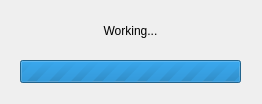
<?xml version="1.0" encoding="UTF-8"?>
<ui version="4.0">
 <class>Dialog</class>
 <widget class="QDialog" name="Dialog">
  <property name="geometry">
   <rect>
    <x>0</x>
    <y>0</y>
    <width>262</width>
    <height>104</height>
   </rect>
  </property>
  <property name="windowTitle">
   <string>Dialog</string>
  </property>
  <property name="modal">
   <bool>true</bool>
  </property>
  <widget class="QLabel" name="info_label">
   <property name="geometry">
    <rect>
     <x>20</x>
     <y>20</y>
     <width>221</width>
     <height>21</height>
    </rect>
   </property>
   <property name="text">
    <string>Working...</string>
   </property>
   <property name="alignment">
    <set>Qt::AlignCenter</set>
   </property>
  </widget>
  <widget class="QProgressBar" name="progressBar">
   <property name="geometry">
    <rect>
     <x>20</x>
     <y>60</y>
     <width>221</width>
     <height>23</height>
    </rect>
   </property>
   <property name="maximum">
    <number>0</number>
   </property>
   <property name="value">
    <number>-1</number>
   </property>
   <property name="textVisible">
    <bool>false</bool>
   </property>
  </widget>
 </widget>
 <resources/>
 <connections/>
</ui>
